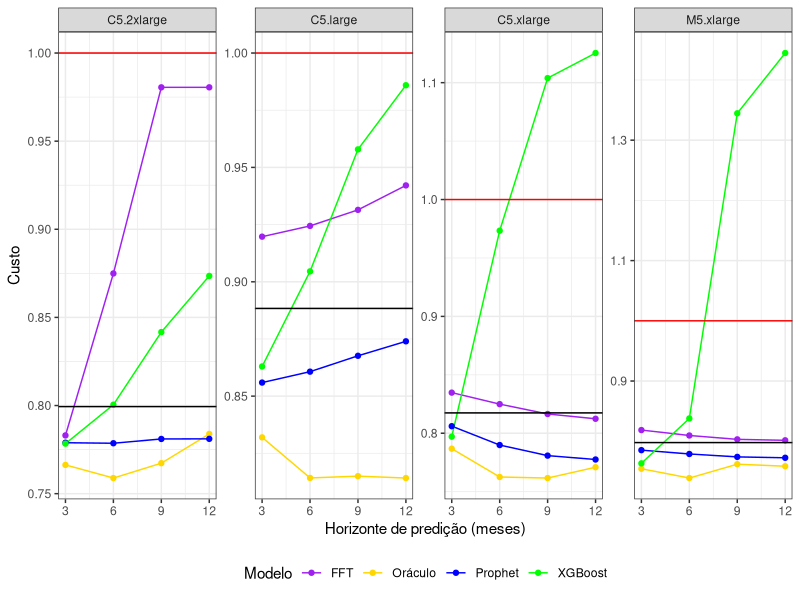

Generate this figure with R:
library(tidyverse)

data <- read_csv("data/custos.csv")

online = data %>% filter(window == 0, heuristic == "online")
ondemand = data %>% filter(window == 0, heuristic == "full ondemand")

data %>%
  filter(window != 0) %>%
  ggplot() +
  geom_line(mapping = aes(x = window, y = cost, color = heuristic)) +
  scale_x_continuous(breaks = c(3, 6, 9, 12)) +
  facet_wrap(~instance, scales = "free_y", nrow = 1)+
  geom_point(mapping = aes(x = window, y = cost, color = heuristic)) +
  geom_hline(data = online, aes(yintercept = cost), color = "black") +
  geom_hline(data = ondemand, aes(yintercept = cost), color = "red") +
  scale_color_manual(values = c("Oráculo" = "gold",
                                "XGBoost" = "green",
                                "FFT" = "purple",
                                "Prophet" = "blue")) +
  labs(y = "Custo", x = "Horizonte de predição (meses)", color = "Modelo") +
  theme_bw() +
  theme(
    legend.position = "bottom"
  )
